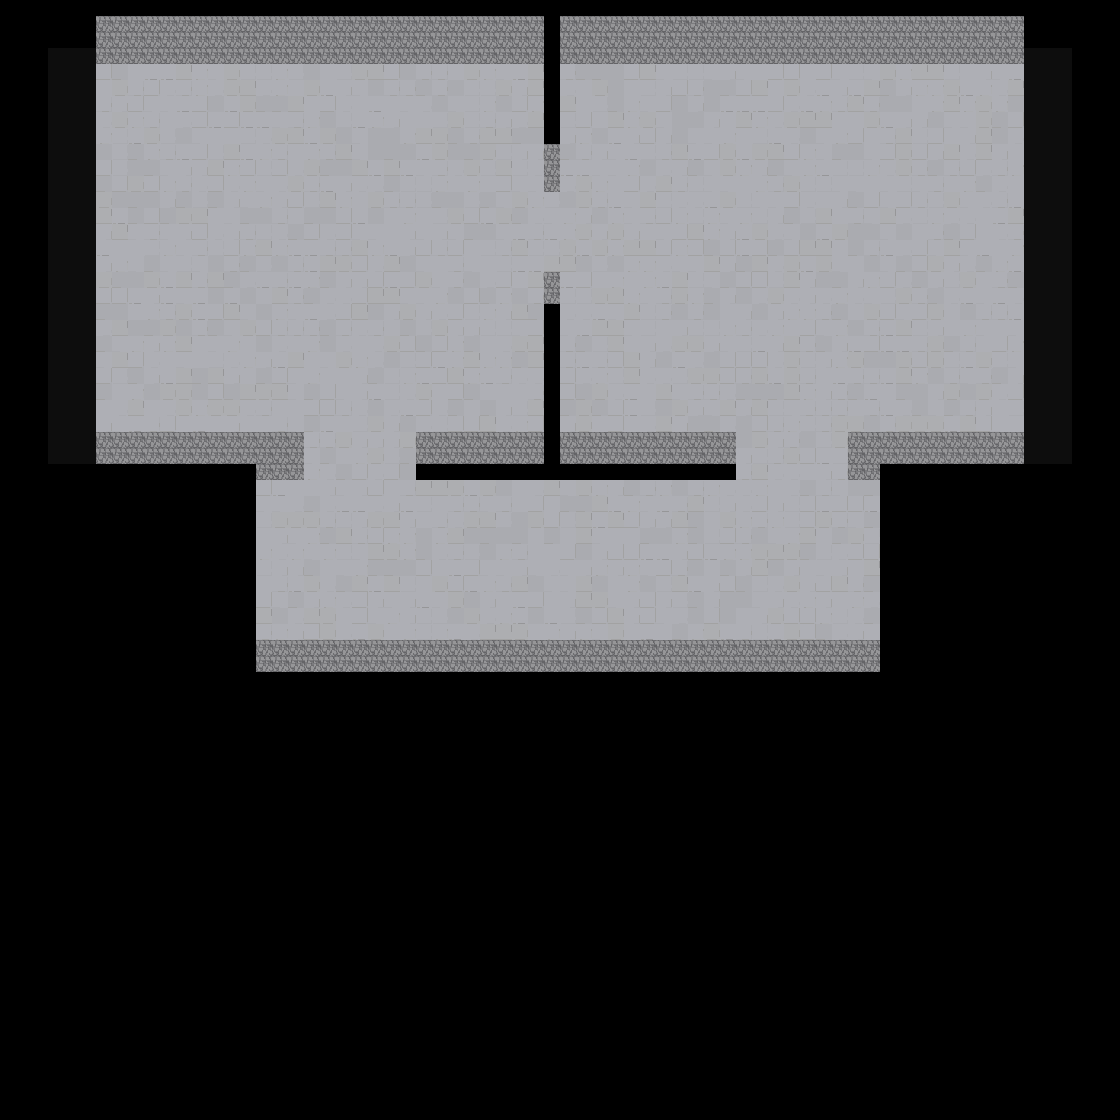

The image is a tile-based game level rendered from a .tmx file. Its description and source (layers, tilesets, objects; grid data summarised) follow:
An orthogonal 70x70 tile map with 16x16 px tiles, 1 tile layer (Tile Layer 1).

<map version="1.10" tiledversion="git" orientation="orthogonal" renderorder="right-down" width="70" height="70" tilewidth="16" tileheight="16" infinite="0" nextlayerid="2" nextobjectid="1">
 <tileset firstgid="1" source="tilesets/normal_terrain.tsx" />
 <layer id="1" name="Tile Layer 1" width="70" height="70">
  <data>[4900 cells, 2249 non-empty, 15 distinct tile ids]</data>
 </layer>
</map>
